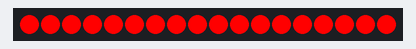
A sketch run on a simulated Arduino Uno, built with avr-gcc and run on an emulated ATmega328P. Parts: 18 RGB LEDs in strip order, left to right. Dim RGB values are drawn brighter than linear.

Above: at 0.1 s.
At 1.1 s:
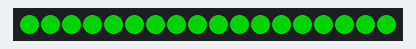
At 2.1 s:
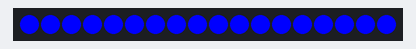
At 3.1 s:
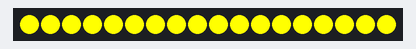
At 4.1 s:
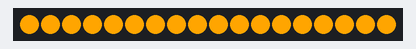

Measured:
- by itself, everything shown: repeats every 5.0 s, in 5 steps
- what the display in image 1 shows lasts 1.0 s, from 1.0 s to 2.0 s

The sketch:

Led-test.ino
```cpp
#include <FastLED.h>

#define LED_PIN 13
#define NUM_LEDS 18

CRGB leds[NUM_LEDS];

void setup() {
  FastLED.addLeds<WS2812B, LED_PIN, GRB>(leds, NUM_LEDS);
}

void loop() {

  fill_solid(leds, NUM_LEDS, CRGB::Red);
  FastLED.show();
  delay(1000);

  fill_solid(leds, NUM_LEDS, CRGB::Green);
  FastLED.show();
  delay(1000);

  fill_solid(leds, NUM_LEDS, CRGB::Blue);
  FastLED.show();
  delay(1000);

  fill_solid(leds, NUM_LEDS, CRGB::Yellow);
  FastLED.show();
  delay(1000);

  fill_solid(leds, NUM_LEDS, CRGB::Orange);
  FastLED.show();
  delay(1000);
}
```
